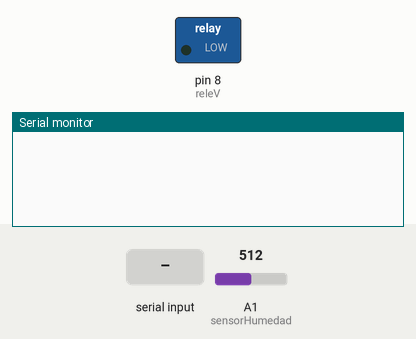
A sketch run on a simulated Arduino Uno, built with avr-gcc and run on an emulated ATmega328P. Parts: switched loads named in the sketch (green lamp = pin HIGH), the last lines printed to the serial monitor. The test bench sets the inputs (shaded band); at power-on: A1 (sensorHumedad) = 512. Pins used as bus, display or sensor lines are not drawn.

Above: at 1.7 s.
1.8 s: "r" received over Serial
At 2.3 s:
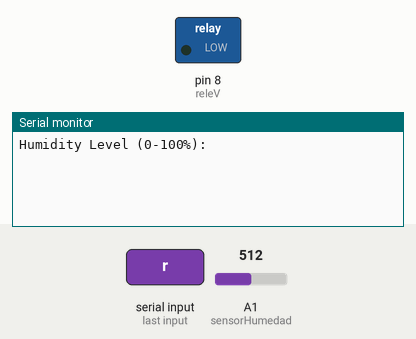
At 5.0 s:
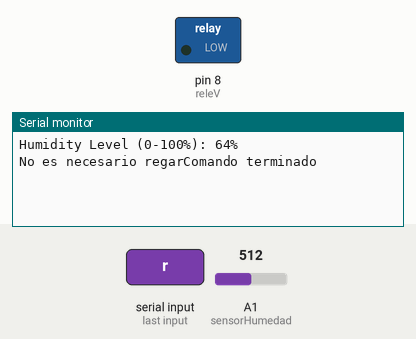

Measured:
- after the input at 1.8 s, the serial monitor: prints a new line at once (image 1)

The sketch:

test_soilmoisture_relay.ino
```cpp
// YL-39 + YL-69 humidity sensor
byte sensorHumedad = A1;// Pin Analogico del chip yl-39 proporciona dato de humedad de 0 a 1023
byte sensorHumedadV = 6;// Pin que proporciona alimentacion al chip yl-39
// Valores minimo y maximo proporcionados por el sensor yl-69
int minv = 0;// Establecemos valor de lectura en seco. seria el 0 en un sensor perfecto
int maxv = 800;// Establecemos valor de lectura en humedo. seria el valor 1024
// Configuramos el rele
byte releV = 8;// Pin que alimenta el rele


void setup() {
    // Init the humidity sensor board
    pinMode(sensorHumedadV, OUTPUT);  // Establece pin de alimentacion del sensor de humedad como SALIDA
    digitalWrite(sensorHumedadV, LOW);// Apaga alimentacion del sensor de humedad

    // Init the relay
    pinMode(releV, OUTPUT);   // Establece el pin de alimentacion del rele como SALIDA
    digitalWrite(releV, LOW);// Apaga alimentacion del rele

    // Setup Serial
    while (!Serial);
    delay(500);
    Serial.begin(9600);
}


int riego(int p) {
    // Funcion que activa el rele en funcion del porcentaje de humedad
    //Configuramos valor minimo de humedad para activar riego
    int val = 20;
    //Configuramos tiempo de riego
    int segundos = 3;
    int milis = segundos * 1000;
    //Comprobamos si el porcentaje es superior u inferior
    if (p <= val) {
        digitalWrite(releV, HIGH);
        delay(milis);
        digitalWrite(releV, LOW);
        Serial.println("Hemos regado");
      } else {
        digitalWrite(releV, LOW);
        Serial.print("No es necesario regar");
      }
}


int humedad() {
    // Funcion que lee el valor analogico del sensor y lo convierte en porcentaje. Devuelve el valor del porcentaje.
    digitalWrite(sensorHumedadV, HIGH);// Enciende alimentacion del sensor de humedad
    delay(500);// Espera medio segundo
    int value = analogRead(sensorHumedad);// Lee el valor analogico del sensor
    delay(500);// Espera medio segundo
    digitalWrite(sensorHumedadV, LOW);// Apaga alimentacion del sensor de humedad

    int valorcalibrado = 1024 - value;// El sensor devuelve valor alto si esta seco y bajo si esta humedo, asi lo invertimos para facilitar lectura
    int porcentaje = map(valorcalibrado, minv, maxv, 0, 100);// Convierte valor en porcentaje

    return porcentaje;// Devuelve valor del porcentaje
}


void humedadSerial(){
    Serial.print("Humidity Level (0-100%): ");
    Serial.print(humedad());// Llama a la funcion humedad desde el monitor serial
    Serial.println("%");

    // Llamamos a la funcion de riego y le pasamos el porcentaje de humedad
    riego(humedad());
    Serial.println("Comando terminado");
}


void loop() {
    if(Serial.available()) {
      char c = Serial.read();
      if (c == 'r') {
        humedadSerial();
      }
    }
}
```
